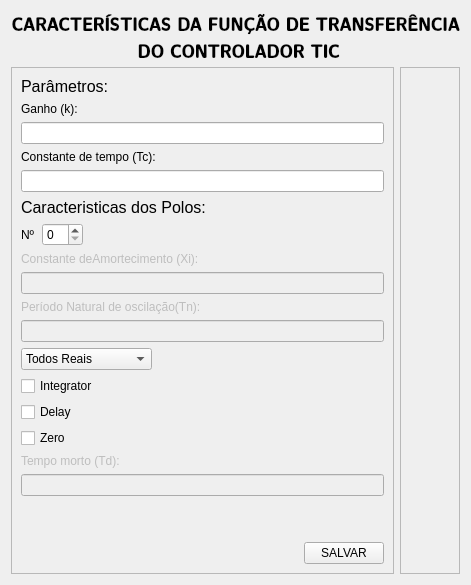
        <widget class="QWidget" name="TIC_TF">
         <layout class="QGridLayout" name="gridLayout_37">
          <item row="0" column="0" colspan="2">
           <widget class="QLabel" name="label_137">
            <property name="maximumSize">
             <size>
              <width>16777215</width>
              <height>50</height>
             </size>
            </property>
            <property name="font">
             <font>
              <family>Latin Modern Sans Demi Cond</family>
              <pointsize>14</pointsize>
              <weight>75</weight>
              <bold>true</bold>
             </font>
            </property>
            <property name="text">
             <string>CARACTERÍSTICAS DA FUNÇÃO DE TRANSFERÊNCIA
 DO CONTROLADOR TIC</string>
            </property>
            <property name="alignment">
             <set>Qt::AlignCenter</set>
            </property>
           </widget>
          </item>
          <item row="1" column="0">
           <widget class="QFrame" name="frame_63">
            <property name="frameShape">
             <enum>QFrame::StyledPanel</enum>
            </property>
            <property name="frameShadow">
             <enum>QFrame::Raised</enum>
            </property>
            <layout class="QGridLayout" name="gridLayout_36">
             <item row="0" column="0">
              <layout class="QVBoxLayout" name="verticalLayout_75">
               <item>
                <widget class="QLabel" name="label_129">
                 <property name="font">
                  <font>
                   <pointsize>12</pointsize>
                  </font>
                 </property>
                 <property name="text">
                  <string>Parâmetros:</string>
                 </property>
                </widget>
               </item>
               <item>
                <widget class="QLabel" name="label_130">
                 <property name="text">
                  <string>Ganho (k):</string>
                 </property>
                </widget>
               </item>
               <item>
                <widget class="QLineEdit" name="lineEdit_48"/>
               </item>
               <item>
                <widget class="QLabel" name="label_131">
                 <property name="text">
                  <string>Constante de tempo (Tc):</string>
                 </property>
                </widget>
               </item>
               <item>
                <widget class="QLineEdit" name="lineEdit_49"/>
               </item>
               <item>
                <widget class="QLabel" name="label_132">
                 <property name="font">
                  <font>
                   <pointsize>12</pointsize>
                  </font>
                 </property>
                 <property name="text">
                  <string>Caracteristicas dos Polos: </string>
                 </property>
                </widget>
               </item>
               <item>
                <layout class="QHBoxLayout" name="horizontalLayout_64">
                 <item>
                  <widget class="QLabel" name="label_133">
                   <property name="text">
                    <string>Nº</string>
                   </property>
                  </widget>
                 </item>
                 <item>
                  <widget class="QSpinBox" name="spinBox_11"/>
                 </item>
                 <item>
                  <spacer name="horizontalSpacer_45">
                   <property name="orientation">
                    <enum>Qt::Horizontal</enum>
                   </property>
                   <property name="sizeHint" stdset="0">
                    <size>
                     <width>40</width>
                     <height>20</height>
                    </size>
                   </property>
                  </spacer>
                 </item>
                </layout>
               </item>
              </layout>
             </item>
             <item row="1" column="0">
              <layout class="QVBoxLayout" name="verticalLayout_76">
               <item>
                <widget class="QLabel" name="label_134">
                 <property name="enabled">
                  <bool>false</bool>
                 </property>
                 <property name="text">
                  <string>Constante deAmortecimento (Xi):</string>
                 </property>
                </widget>
               </item>
               <item>
                <widget class="QLineEdit" name="lineEdit_50">
                 <property name="enabled">
                  <bool>false</bool>
                 </property>
                </widget>
               </item>
              </layout>
             </item>
             <item row="2" column="0">
              <layout class="QVBoxLayout" name="verticalLayout_77">
               <item>
                <widget class="QLabel" name="label_135">
                 <property name="enabled">
                  <bool>false</bool>
                 </property>
                 <property name="text">
                  <string>Período Natural de oscilação(Tn):</string>
                 </property>
                </widget>
               </item>
               <item>
                <widget class="QLineEdit" name="lineEdit_51">
                 <property name="enabled">
                  <bool>false</bool>
                 </property>
                </widget>
               </item>
              </layout>
             </item>
             <item row="3" column="0">
              <layout class="QHBoxLayout" name="horizontalLayout_65">
               <item>
                <widget class="QComboBox" name="comboBox_10">
                 <item>
                  <property name="text">
                   <string>Todos Reais</string>
                  </property>
                 </item>
                 <item>
                  <property name="text">
                   <string>Todos Imaginários</string>
                  </property>
                 </item>
                </widget>
               </item>
               <item>
                <spacer name="horizontalSpacer_46">
                 <property name="orientation">
                  <enum>Qt::Horizontal</enum>
                 </property>
                 <property name="sizeHint" stdset="0">
                  <size>
                   <width>40</width>
                   <height>20</height>
                  </size>
                 </property>
                </spacer>
               </item>
              </layout>
             </item>
             <item row="4" column="0">
              <layout class="QVBoxLayout" name="verticalLayout_78">
               <item>
                <widget class="QCheckBox" name="checkBox_28">
                 <property name="text">
                  <string>Integrator</string>
                 </property>
                </widget>
               </item>
               <item>
                <widget class="QCheckBox" name="checkBox_29">
                 <property name="text">
                  <string>Delay</string>
                 </property>
                </widget>
               </item>
               <item>
                <widget class="QCheckBox" name="checkBox_30">
                 <property name="text">
                  <string>Zero</string>
                 </property>
                </widget>
               </item>
              </layout>
             </item>
             <item row="5" column="0">
              <widget class="QLabel" name="label_136">
               <property name="enabled">
                <bool>false</bool>
               </property>
               <property name="text">
                <string>Tempo morto (Td):</string>
               </property>
              </widget>
             </item>
             <item row="6" column="0">
              <widget class="QLineEdit" name="lineEdit_52">
               <property name="enabled">
                <bool>false</bool>
               </property>
              </widget>
             </item>
             <item row="7" column="0">
              <spacer name="verticalSpacer_10">
               <property name="orientation">
                <enum>Qt::Vertical</enum>
               </property>
               <property name="sizeHint" stdset="0">
                <size>
                 <width>20</width>
                 <height>40</height>
                </size>
               </property>
              </spacer>
             </item>
             <item row="8" column="0">
              <layout class="QHBoxLayout" name="horizontalLayout_66">
               <item>
                <spacer name="horizontalSpacer_47">
                 <property name="orientation">
                  <enum>Qt::Horizontal</enum>
                 </property>
                 <property name="sizeHint" stdset="0">
                  <size>
                   <width>40</width>
                   <height>20</height>
                  </size>
                 </property>
                </spacer>
               </item>
               <item>
                <widget class="QPushButton" name="pushButton_155">
                 <property name="text">
                  <string>SALVAR</string>
                 </property>
                 <property name="icon">
                  <iconset resource="filter.qrc">
                   <normaloff>:/icons/calculator.svg</normaloff>:/icons/calculator.svg</iconset>
                 </property>
                 <property name="iconSize">
                  <size>
                   <width>30</width>
                   <height>30</height>
                  </size>
                 </property>
                </widget>
               </item>
              </layout>
             </item>
            </layout>
           </widget>
          </item>
          <item row="1" column="1">
           <widget class="QFrame" name="frame_64">
            <property name="maximumSize">
             <size>
              <width>100</width>
              <height>16777215</height>
             </size>
            </property>
            <property name="styleSheet">
             <string notr="true"/>
            </property>
            <property name="frameShape">
             <enum>QFrame::StyledPanel</enum>
            </property>
            <property name="frameShadow">
             <enum>QFrame::Raised</enum>
            </property>
            <layout class="QVBoxLayout" name="verticalLayout_79">
             <item>
              <widget class="QPushButton" name="pushButton_156">
               <property name="enabled">
                <bool>false</bool>
               </property>
               <property name="text">
                <string/>
               </property>
               <property name="icon">
                <iconset resource="filter.qrc">
                 <normaloff>:/icons/tools-and-utensils.svg</normaloff>:/icons/tools-and-utensils.svg</iconset>
               </property>
               <property name="iconSize">
                <size>
                 <width>48</width>
                 <height>48</height>
                </size>
               </property>
               <property name="flat">
                <bool>true</bool>
               </property>
              </widget>
             </item>
             <item>
              <widget class="QPushButton" name="pushButton_157">
               <property name="enabled">
                <bool>false</bool>
               </property>
               <property name="text">
                <string/>
               </property>
               <property name="icon">
                <iconset resource="filter.qrc">
                 <normaloff>:/icons/transfer_function.svg</normaloff>:/icons/transfer_function.svg</iconset>
               </property>
               <property name="iconSize">
                <size>
                 <width>48</width>
                 <height>48</height>
                </size>
               </property>
               <property name="flat">
                <bool>true</bool>
               </property>
              </widget>
             </item>
             <item>
              <widget class="QPushButton" name="pushButton_158">
               <property name="enabled">
                <bool>false</bool>
               </property>
               <property name="text">
                <string/>
               </property>
               <property name="icon">
                <iconset resource="filter.qrc">
                 <normaloff>:/icons/graphs.svg</normaloff>:/icons/graphs.svg</iconset>
               </property>
               <property name="iconSize">
                <size>
                 <width>48</width>
                 <height>48</height>
                </size>
               </property>
               <property name="flat">
                <bool>true</bool>
               </property>
              </widget>
             </item>
             <item>
              <widget class="QPushButton" name="pushButton_159">
               <property name="enabled">
                <bool>false</bool>
               </property>
               <property name="text">
                <string/>
               </property>
               <property name="icon">
                <iconset resource="filter.qrc">
                 <normaloff>:/icons/settings.svg</normaloff>:/icons/settings.svg</iconset>
               </property>
               <property name="iconSize">
                <size>
                 <width>48</width>
                 <height>48</height>
                </size>
               </property>
               <property name="flat">
                <bool>true</bool>
               </property>
              </widget>
             </item>
             <item>
              <widget class="QPushButton" name="pushButton_160">
               <property name="text">
                <string/>
               </property>
               <property name="icon">
                <iconset resource="filter.qrc">
                 <normaloff>:/icons/reply.svg</normaloff>:/icons/reply.svg</iconset>
               </property>
               <property name="iconSize">
                <size>
                 <width>48</width>
                 <height>48</height>
                </size>
               </property>
               <property name="flat">
                <bool>true</bool>
               </property>
              </widget>
             </item>
            </layout>
           </widget>
          </item>
         </layout>
        </widget>
